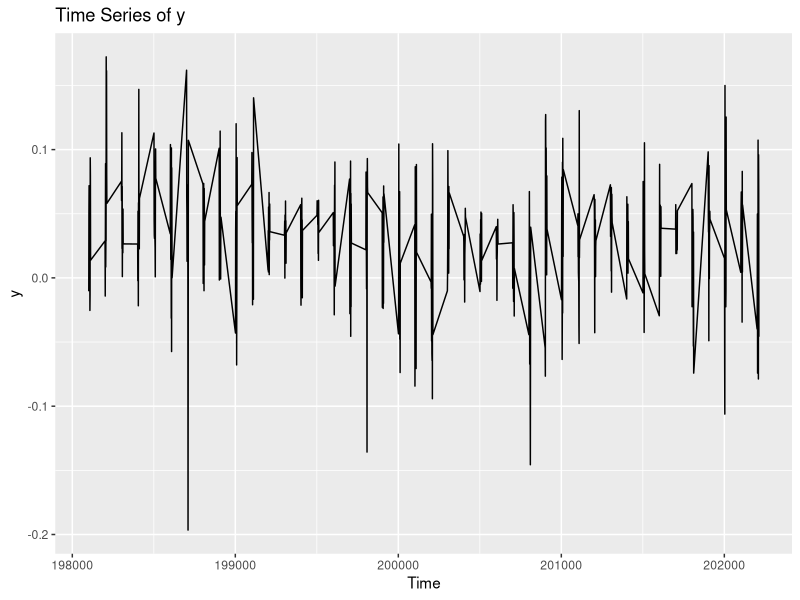
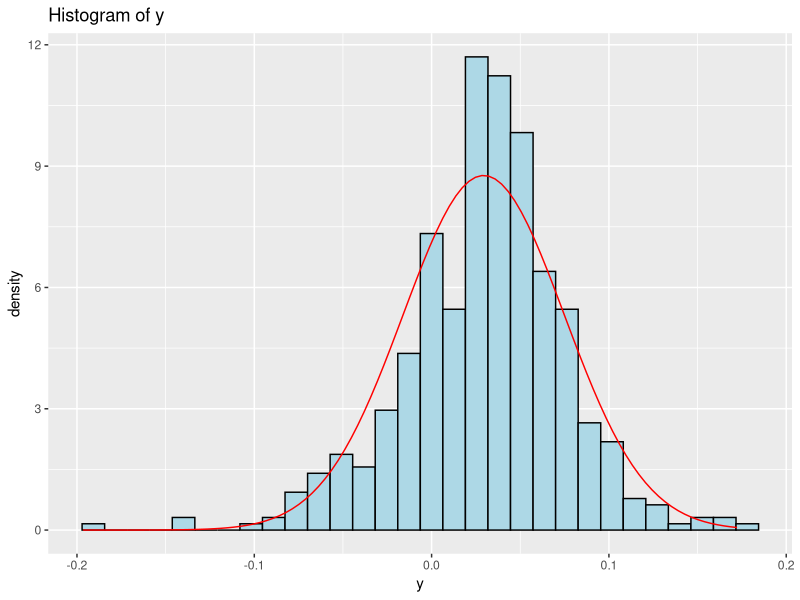
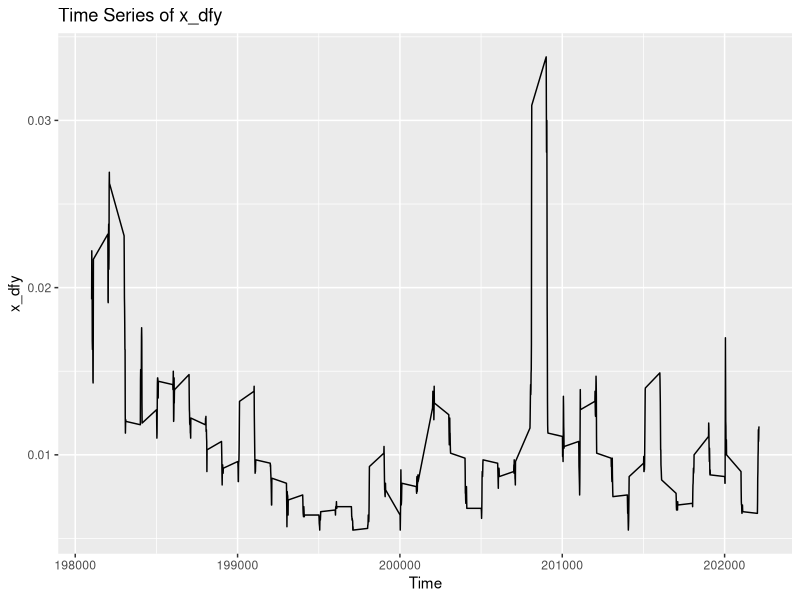
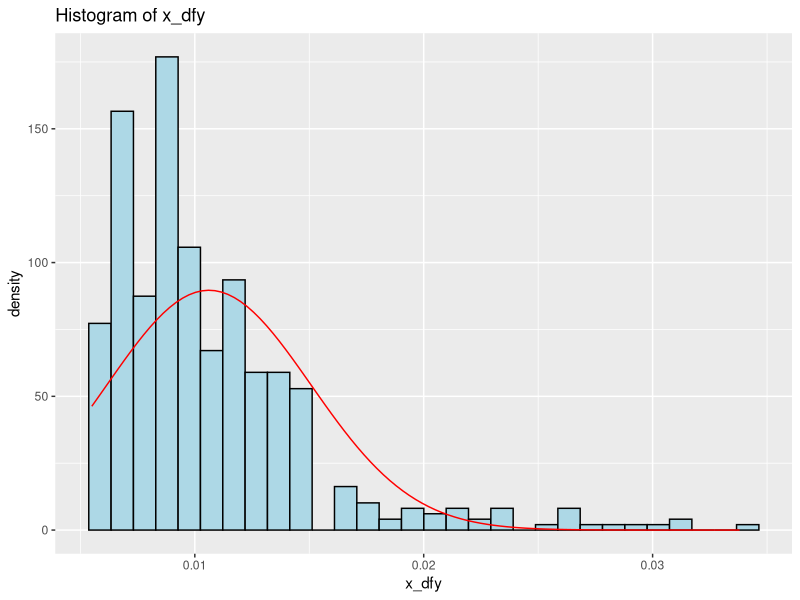
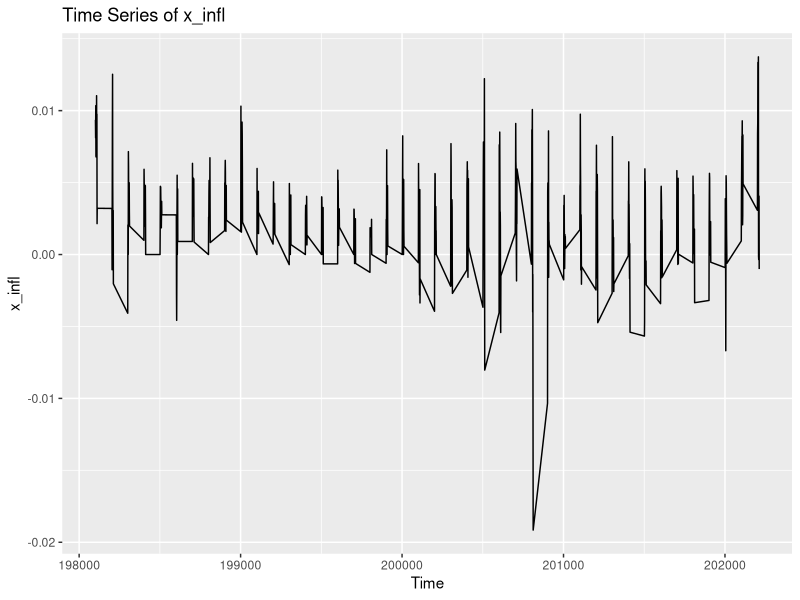
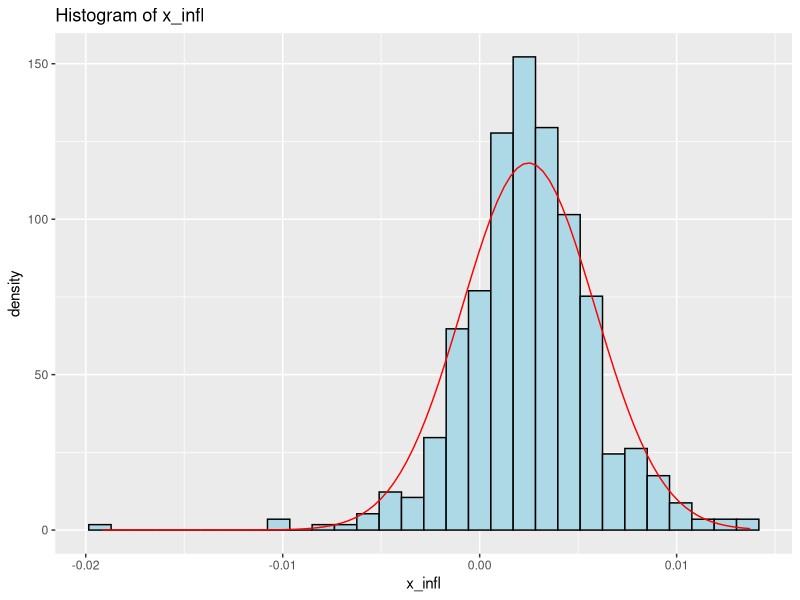
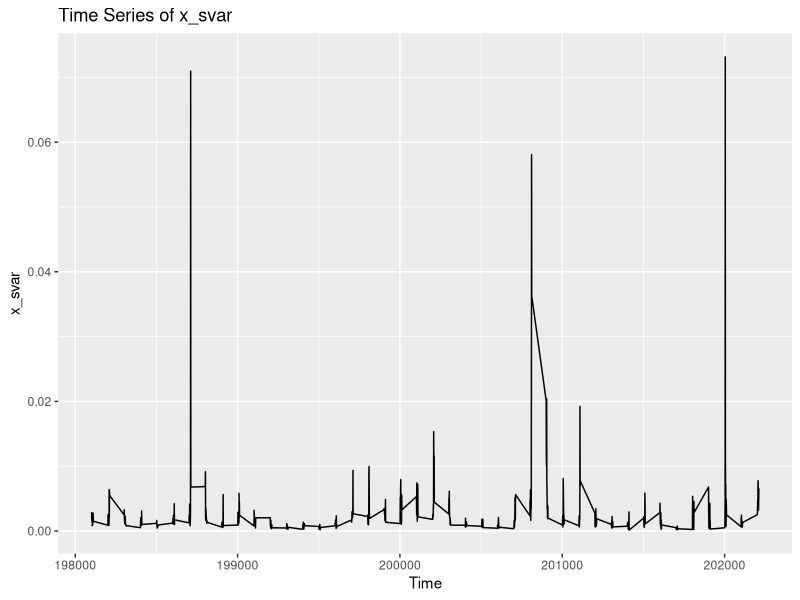
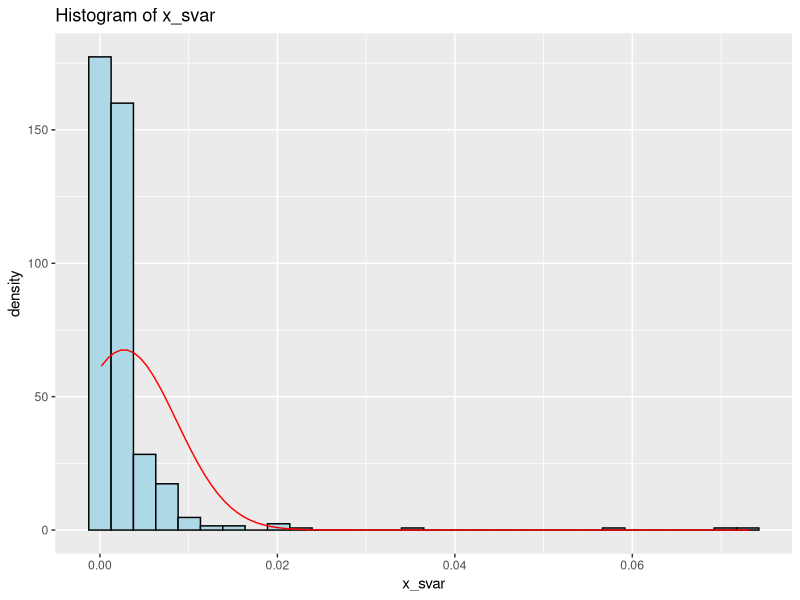

The R source for these figures, in order: (Note: this script raises an error after producing the figures.)
dt <- read.csv("Equity_Premium.csv")
time <- dt$Time
y <- dt$y
x_dfy <- dt$x_dfy
x_infl <- dt$x_infl
x_svar <- dt$x_svar
x_tms <- dt$x_tms
x_tbl <- dt$x_tbl
x_dfr <- dt$x_dfr
x_dp <- dt$x_dp
x_ltr <- dt$x_ltr
x_ep <- dt$x_ep
x_bmr <- dt$x_bmr
x_ntis <- dt$x_ntis

#Q1. Plot the time series and the histograms (with the estimated normal density functions) of y and the x's.
library(ggplot2)
library(tidyr)
library(purrr)

# Function to create time series plot
plot_time_series <- function(data, var_name) {
  ggplot(data, aes(x = Time, y = .data[[var_name]])) +
    geom_line() +
    labs(title = paste("Time Series of", var_name), y = var_name)
}

# Function to create histogram with normal density
plot_histogram <- function(data, var_name) {
  ggplot(data, aes(x = .data[[var_name]])) +
    geom_histogram(aes(y = ..density..), bins = 30, fill = "lightblue", color = "black") +
    stat_function(fun = dnorm, args = list(mean = mean(data[[var_name]]), sd = sd(data[[var_name]])), color = "red") +
    labs(title = paste("Histogram of", var_name), x = var_name)
}

# List of variables to plot
vars <- c("y", "x_dfy", "x_infl", "x_svar", "x_tms", "x_tbl", "x_dfr", "x_dp", "x_ltr", "x_ep", "x_bmr", "x_ntis")

# Create and save plots
walk(vars, ~{
  time_series_plot <- plot_time_series(dt, .x)
  histogram_plot <- plot_histogram(dt, .x)
  
  ggsave(paste0("./plots/time_series_", .x, ".png"), time_series_plot, width = 10, height = 6)
  ggsave(paste0("./plots/histogram_", .x, ".png"), histogram_plot, width = 10, height = 6)
})

#Q2. Given the same size n and the X defined in this running example, show: 
#Q2.1. trace(X(X'X)^-1X') = ?
X <- cbind(x_dfy, x_infl, x_svar, x_tms, x_tbl, x_dfr, x_dp, x_ltr, x_ep, x_bmr, x_ntis)

# Calculate X'X
X_transpose_X <- t(X) %*% X

# Calculate (X'X)^-1
X_transpose_X_inv <- solve(X_transpose_X)

# Calculate X(X'X)^-1X'
hat_matrix <- X %*% X_transpose_X_inv %*% t(X)

# Calculate trace(X(X'X)^-1X')
trace_result_Q2_1 <- sum(diag(hat_matrix))
cat("Q2-1: The result of trace(X(X'X)^-1X') is:", trace_result_Q2_1, "\n")

#Q2.2. trace(I_n - X(X'X)^-1X') = ?
identity_matrix <- diag(nrow(X))
trace_result_Q2_2 <- sum(diag(identity_matrix - hat_matrix))
cat("Q2-2: The result of trace(I_n - X(X'X)^-1X') is:", trace_result_Q2_2, "\n")

#Q3. Following #2, let λ_j be an eigenvalue of X'X, for j = 1, 2, ..., k. Show the "scree plot" of the eigenvalues. (The horizontal axis is j, and the vertical axis is λ_j).
eigenvalues <- eigen(X_transpose_X)$values

# Create a data frame for plotting
scree_data <- data.frame(
  j = 1:length(eigenvalues),
  lambda = eigenvalues
)

# Create the scree plot
scree_plot <- ggplot(scree_data, aes(x = j, y = lambda)) +
  geom_line() +
  geom_point() +
  geom_text(aes(label = round(lambda, 2)), vjust = -0.5, hjust = 0.5) +
  labs(title = "Scree Plot of Eigenvalues",
       x = "j",
       y = "λ_j (Eigenvalue)") +
  scale_x_continuous(breaks = 1:11) +
  theme_classic() +
  theme(
    panel.background = element_rect(fill = "white"),
    plot.background = element_rect(fill = "white")
  )

# Save the plot
ggsave("scree_plots/scree_plot_q3.png", scree_plot, width = 12, height = 8, dpi = 300)

#Q4. Following #3, let X̄ be an n × k matrix. The j-th column of X̄ is defined by "standardizing" the j-th column of X, with the sample mean 0 and the sample variance 1, for each j. Compare the scree plot of the eigenvalues of X̄'X̄ with that of X'X.

# Standardize each column of X
X_standardized <- scale(X)

# Calculate X̄'X̄
X_bar_transpose_X_bar <- t(X_standardized) %*% X_standardized

# Calculate eigenvalues of X̄'X̄
eigenvalues_X_bar <- eigen(X_bar_transpose_X_bar)$values

# Create a data frame for plotting
scree_data_X_bar <- data.frame(
  j = 1:length(eigenvalues_X_bar),
  lambda = eigenvalues_X_bar
)

# Create the scree plot for X̄'X̄
scree_plot_X_bar <- ggplot(scree_data_X_bar, aes(x = j, y = lambda)) +   
  geom_line() +
  geom_point() +
  geom_text(aes(label = round(lambda, 2)), vjust = -0.5, hjust = 0.5) +
  labs(title = "Scree Plot of Eigenvalues",
       x = "j",
       y = "λ_j (Eigenvalue)") +
  scale_x_continuous(breaks = 1:11) +
  theme_classic() +
  theme(
    panel.background = element_rect(fill = "white"),
    plot.background = element_rect(fill = "white")
  )

# Save the plot
#ggsave("scree_plots/scree_plot_q4.png", scree_plot_X_bar, width = 12, height = 8, dpi = 300)

#Q5. Following #4, compute A = (X̄'X̄)⁻¹ using the spectral decomposition and verify that AA⁻¹ = Iₖ.

# Spectral decomposition of X̄'X̄
eigen_decomp <- eigen(X_bar_transpose_X_bar)
eigenvalues <- eigen_decomp$values
eigenvectors <- eigen_decomp$vectors

# Compute A using spectral decomposition
A <- eigenvectors %*% diag(1/eigenvalues) %*% t(eigenvectors)

# Verify that AA⁻¹ = Iₖ
Verify_matrix <- A %*% solve(A)
Verify_matrix <- as.matrix(Verify_matrix)
colnames(Verify_matrix) <- NULL
rownames(Verify_matrix) <- NULL

cat("Q5. Verify that AA⁻¹ equals to Iₖ by calculating the maximum element-wise difference:\n")
cat("Maximum element-wise difference:", max_diff)
is_effectively_identity <- max_diff < 1e-12
if (!is_effectively_identity) {
  cat(".\n=> The result is not close to the identity matrix within the specified tolerance 10^-12.\n")
} else {
  cat(".\n=> The result is effectively the identity matrix within the specified tolerance 10^-12.\n")
}

#Q6. Following #5, let y be an n × 1 vector. The i-th element of y corresponds to the i-th observation of y, for i = 1, 2, ..., n.
#Consider the linear equation:y = X̄b̂
#where b̂ is a k × 1 vector. Show b̂ = ?

#Estimate b by projection matrix
b <- A %*% t(X_standardized) %*% y
#Print the result
print("Q6: Result of b is:")
print(b)